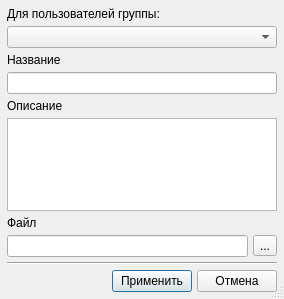
<?xml version="1.0" encoding="UTF-8"?>
<ui version="4.0">
 <class>ReportConfigDialog</class>
 <widget class="QDialog" name="ReportConfigDialog">
  <property name="geometry">
   <rect>
    <x>0</x>
    <y>0</y>
    <width>284</width>
    <height>299</height>
   </rect>
  </property>
  <property name="minimumSize">
   <size>
    <width>284</width>
    <height>299</height>
   </size>
  </property>
  <property name="focusPolicy">
   <enum>Qt::ClickFocus</enum>
  </property>
  <property name="windowTitle">
   <string>Файл отчета</string>
  </property>
  <property name="windowIcon">
   <iconset resource="../../resfile/src.qrc">
    <normaloff>:/svg/document.svg</normaloff>:/svg/document.svg</iconset>
  </property>
  <property name="sizeGripEnabled">
   <bool>true</bool>
  </property>
  <property name="modal">
   <bool>false</bool>
  </property>
  <layout class="QGridLayout" name="gridLayout">
   <property name="leftMargin">
    <number>7</number>
   </property>
   <property name="topMargin">
    <number>7</number>
   </property>
   <property name="rightMargin">
    <number>7</number>
   </property>
   <property name="bottomMargin">
    <number>7</number>
   </property>
   <property name="spacing">
    <number>5</number>
   </property>
   <item row="0" column="0" colspan="5">
    <widget class="QLabel" name="label_4">
     <property name="text">
      <string>Для пользователей группы:</string>
     </property>
    </widget>
   </item>
   <item row="7" column="0" colspan="4">
    <widget class="QLineEdit" name="FilePathEdit"/>
   </item>
   <item row="11" column="0">
    <spacer name="horizontalSpacer">
     <property name="orientation">
      <enum>Qt::Horizontal</enum>
     </property>
     <property name="sizeHint" stdset="0">
      <size>
       <width>40</width>
       <height>20</height>
      </size>
     </property>
    </spacer>
   </item>
   <item row="5" column="0" colspan="5">
    <widget class="QTextEdit" name="InfoEdit"/>
   </item>
   <item row="3" column="0" colspan="5">
    <widget class="QLineEdit" name="NameEdit"/>
   </item>
   <item row="4" column="0" colspan="5">
    <widget class="QLabel" name="label_2">
     <property name="text">
      <string>Описание</string>
     </property>
    </widget>
   </item>
   <item row="2" column="0" colspan="5">
    <widget class="QLabel" name="label">
     <property name="text">
      <string>Название</string>
     </property>
    </widget>
   </item>
   <item row="6" column="0" colspan="5">
    <widget class="QLabel" name="label_3">
     <property name="text">
      <string>Файл</string>
     </property>
    </widget>
   </item>
   <item row="8" column="0" colspan="5">
    <widget class="Line" name="line">
     <property name="orientation">
      <enum>Qt::Horizontal</enum>
     </property>
    </widget>
   </item>
   <item row="1" column="0" colspan="5">
    <widget class="QComboBox" name="comboBox">
     <property name="styleSheet">
      <string notr="true"/>
     </property>
    </widget>
   </item>
   <item row="7" column="4">
    <widget class="QToolButton" name="BrowsBt">
     <property name="text">
      <string>...</string>
     </property>
     <property name="icon">
      <iconset resource="../../resfile/src.qrc">
       <normaloff>:/svg/document.svg</normaloff>:/svg/document.svg</iconset>
     </property>
    </widget>
   </item>
   <item row="11" column="1">
    <widget class="QPushButton" name="YesBt">
     <property name="text">
      <string>Применить</string>
     </property>
    </widget>
   </item>
   <item row="11" column="2" colspan="3">
    <widget class="QPushButton" name="CancelBt">
     <property name="text">
      <string>Отмена</string>
     </property>
    </widget>
   </item>
  </layout>
 </widget>
 <tabstops>
  <tabstop>YesBt</tabstop>
  <tabstop>CancelBt</tabstop>
  <tabstop>BrowsBt</tabstop>
  <tabstop>comboBox</tabstop>
  <tabstop>NameEdit</tabstop>
  <tabstop>InfoEdit</tabstop>
  <tabstop>FilePathEdit</tabstop>
 </tabstops>
 <resources>
  <include location="../../resfile/src.qrc"/>
 </resources>
 <connections/>
</ui>
